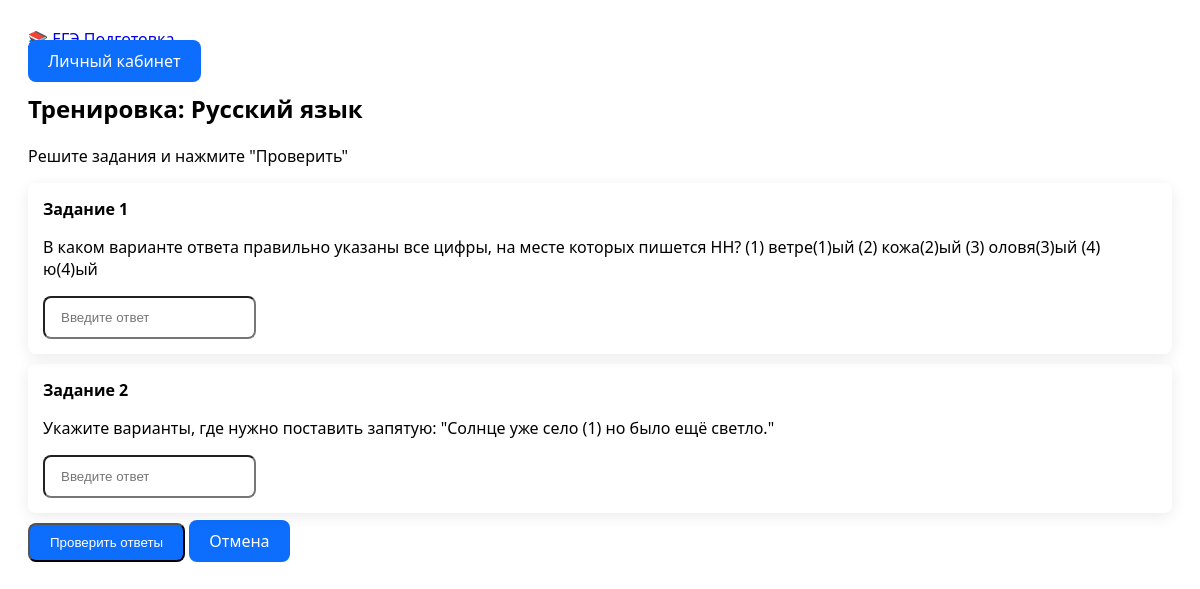
The page /subject/2 on the database its author committed.
### models.py (models this page shows)
class Subject(db.Model):
    id = db.Column(db.Integer, primary_key=True)
    name = db.Column(db.String(100), unique=True, nullable=False)

class Task(db.Model):
    id = db.Column(db.Integer, primary_key=True)
    topic_id = db.Column(db.Integer, db.ForeignKey('topic.id'), nullable=False)
    text = db.Column(db.Text, nullable=False)
    correct_answer = db.Column(db.String(500), nullable=False)
    explanation = db.Column(db.Text, nullable=True)
    difficulty = db.Column(db.Integer, default=3)

### routes/main.py (the view)
@main_bp.route('/subject/<int:subject_id>')
def start_exam(subject_id):
    subject = Subject.query.get_or_404(subject_id)
    tasks = get_adaptive_tasks(subject_id, count=5)
    if not tasks:
        flash('В этом предмете пока нет заданий. Добавьте их в админ-панели.', 'warning')
        return redirect(url_for('main.dashboard'))
    return render_template('exam.html', subject=subject, tasks=tasks)

### services/adaptive_logic.py (called while the page is built)
def get_adaptive_tasks(subject_id: int, user_id: int = 1, count: int = 5):
    tasks = Task.query.join(Topic)\
              .filter(Topic.subject_id == subject_id)\
              .order_by(func.random())\
              .limit(count)\
              .all()
    if len(tasks) < count:
        needed = count - len(tasks)
        extra = Task.query.join(Topic)\
                  .filter(Topic.subject_id == subject_id)\
                  .order_by(func.random())\
                  .limit(needed)\
                  .all()
        tasks.extend(extra)
    seen = set()
    unique_tasks = []
    for task in tasks:
        if task.id not in seen:
            seen.add(task.id)
            unique_tasks.append(task)
    return unique_tasks[:count]

### templates/exam.html (shortened to what this page needs)
{% extends "base.html" %}
{% block content %}
<div class="container mt-4">
    <h2>Тренировка: {{ subject.name }}</h2>
    <p class="text-muted">Решите задания и нажмите "Проверить"</p>
    <form method="POST" action="{{ url_for('main.check_exam', subject_id=subject.id) }}">
        {% for task in tasks %}
        <div class="card mb-4 shadow-sm">
            <div class="card-header bg-light">
                <strong>Задание {{ loop.index }}</strong>
            </div>
            <div class="card-body">
                <p class="fs-5">{{ task.text | safe }}</p>
                <input type="text"
                       name="answer_{{ task.id }}"
                       class="form-control form-control-lg"
                       placeholder="Введите ответ"
                       autocomplete="off"
                       autocorrect="off"
                       autocapitalize="off"
                       spellcheck="false"
                       required>
            </div>
        </div>
        {% endfor %}
        <div class="mt-4">
            <button type="submit" class="btn btn-success btn-lg px-5">Проверить ответы</button>
            <a href="/dashboard" class="btn btn-secondary btn-lg px-5 ms-3">Отмена</a>
        </div>
    </form>
</div>
{% endblock %}

### static/app.css (style rules this page uses)
body { font-family: 'Segoe UI', system-ui, sans-serif; }
.card { transition: all 0.3s ease; border: none; box-shadow: 0 4px 15px rgba(0,0,0,0.08); }
.btn { border-radius: 8px; font-weight: 500; }
.form-control { border-radius: 8px; padding: 12px 16px; }
.card-header { font-weight: 600; }
.card { animation: fadeInUp 0.4s ease forwards; }

### rows shown on the page
Subject: name "Русский язык"
Task: text "В каком варианте ответа правильно указаны все цифры, на месте которых пишется НН? (1) ветре(1)ый (2) кожа(2)ый (3) оловя(3)ый (4) ю(4)ый"
Task: text "Укажите варианты, где нужно поставить запятую: \"Солнце уже село (1) но было ещё светло.\""
